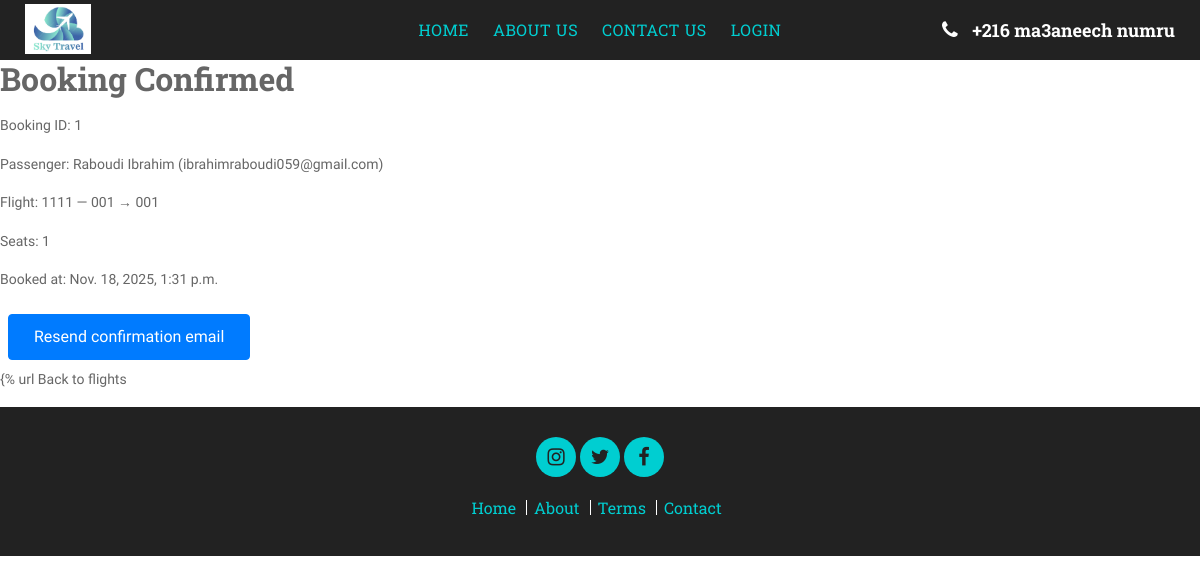
Page /booking/1/success/ on the committed database.
### reservations/models.py (models this page shows, shortened)
class Booking(models.Model):
    flight = models.ForeignKey(Flight, on_delete=models.CASCADE)
    passenger = models.ForeignKey(Passenger, on_delete=models.CASCADE)
    user = models.ForeignKey(settings.AUTH_USER_MODEL, on_delete=models.SET_NULL, null=True, blank=True)
    seats = models.PositiveIntegerField(default=1)
    booked_at = models.DateTimeField(auto_now_add=True)

class Passenger(models.Model):
    name = models.CharField(max_length=100)
    email = models.EmailField()

class Flight(models.Model):
    number = models.CharField(max_length=10)
    origin = models.ForeignKey(Airport, related_name='departures', on_delete=models.CASCADE)
    destination = models.ForeignKey(Airport, related_name='arrivals', on_delete=models.CASCADE)
    departure_time = models.DateTimeField()
    arrival_time = models.DateTimeField()
    price = models.DecimalField(max_digits=10, decimal_places=2)
    seats = models.PositiveIntegerField()
    class Meta:
        constraints = [
            models.CheckConstraint(
                check=Q(arrival_time__gt=F("departure_time")),
                name="arrival_after_departure",
            ),
            models.CheckConstraint(
                check=Q(price__gte=0) & Q(seats__gte=0),
                name="non_negative_price_seats",
            ),
        ]

class Airport(models.Model):
    code = models.CharField(max_length=10, unique=True)
    name = models.CharField(max_length=100)
    city = models.CharField(max_length=100)
    country = models.CharField(max_length=100)

### reservations/views.py (the view)
# urls.py: path('booking/<int:pk>/success/', views.booking_success, name='booking_success'),
def booking_success(request, pk):
    booking = get_object_or_404(Booking, pk=pk)
    return render(request, "reservations/booking_success.html", {"booking": booking})

### templates/reservations/booking_success.html (shortened to what this page needs)
{% extends 'base_template/base.html' %}
<h2>Booking Confirmed</h2>
<p>Booking ID: {{ booking.id }}</p>
<p>Passenger: {{ booking.passenger.name }} ({{ booking.passenger.email }})</p>
<p>Flight: {{ booking.flight.number }} — {{ booking.flight.origin.code }} → {{ booking.flight.destination.code }}</p>
<p>Seats: {{ booking.seats }}</p>
<p>Booked at: {{ booking.booked_at }}</p>
<form method="post" action="{% url 'respe="submit" class="btn btn-primary">Resend confirmation email</button>
</form>
<p>{% url Back to flights</a></p>

### static/css/hover-style.css (style rules this page uses)
body { background-color:#f1f1f2 }

### static/css/style.css (style rules this page uses)
* { box-sizing: border-box; }
body { color: #666; font-family: 'Raleway', sans-serif; font-weight: 400; background: #ffffff; }
p { color: #666; font-size: 14px; line-height: 24px; padding: 0; margin: 0 0 15px 0; }
h1, h2, h3, h4, h5, h6 { font-family: 'Roboto Slab', serif; margin: 0; padding: 0; color: #666; font-weight: 700; }
.btn { margin: 5px; }
h1, h2, h3, h4, h5, h6 { margin-bottom: 1rem; }
p { margin-bottom: 1rem; line-height: 1.6; }
.btn { margin: 8px !important; padding: 10px 25px !important; font-weight: 500 !important; transition: all 0.3s ease !important; }
h1, h2, h3, h4, h5, h6 { margin-bottom: 1rem !important; }
p { margin-bottom: 1rem !important; line-height: 1.6 !important; }

### rows in the picture
Booking: id "1", passenger.name "Raboudi Ibrahim", passenger.email "ibrahimraboudi059@gmail.com", flight.number "1111", flight.origin.code "001", flight.destination.code "001", seats "1", booked_at "Nov. 18, 2025, 1:31 p.m."
